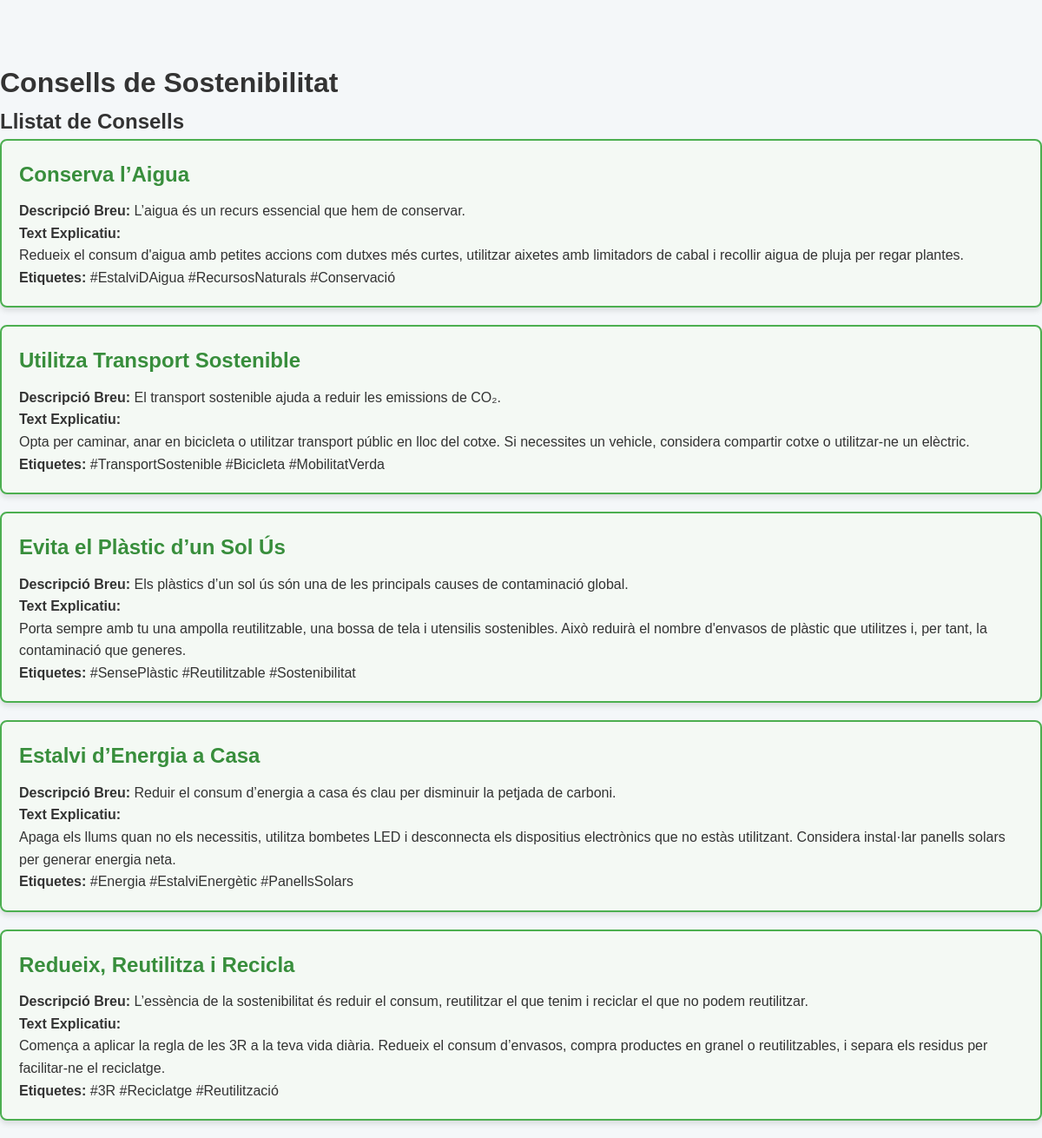
The app's page /consells.php with its own data.
### tables this page shows
CREATE TABLE `consells_sostenibilitat` (
  `id` int(11) NOT NULL,
  `titol` varchar(255) DEFAULT NULL,
  `descripcio_breu` varchar(255) DEFAULT NULL,
  `text_explicatiu` text DEFAULT NULL,
  `etiquetes` text DEFAULT NULL
);

### consells.php (the view, shortened to what this page needs)
<?php
require 'db_connection.php';
require_once 'Parsedown.php';
$parsedown = new Parsedown();
$sql = "SELECT * FROM Consells_Sostenibilitat ORDER BY id DESC";
$stmt = $pdo->prepare($sql);
$stmt->execute();
$consells = $stmt->fetchAll(PDO::FETCH_ASSOC);
?>
<!DOCTYPE html>
<html lang="ca">
<head>
    <link rel="stylesheet" href="estils.css">
</head>
<body class="consells">
    <header>
        <h1>Consells de Sostenibilitat</h1>
    </header>
        <section>
            <h2>Llistat de Consells</h2>
            <div id="consells-container">
                <?php foreach ($consells as $consell): ?>
                    <div class="card">
                        <h3><?php echo $consell['titol']; ?></h3>
                        <p><strong>Descripció Breu:</strong> <?php echo $consell['descripcio_breu']; ?></p>
                        <p><strong>Text Explicatiu:</strong> <?php echo $parsedown->text($consell['text_explicatiu']); ?></p>
                        <p><strong>Etiquetes:</strong> <?php echo $consell['etiquetes']; ?></p>
                    </div>
                <?php endforeach; ?>
            </div>
        </section>
</body>
</html>

### AgendaSostenible/Parsedown.php (shortened to what this page needs)
<?php
class Parsedown
{
    function text($text)
    {
        $text = str_replace(array("\r\n", "\r"), "\n", $text);
        $text = trim($text, "\n");
        $lines = explode("\n", $text);
        $markup = $this->lines($lines);
        $markup = trim($markup, "\n");
        return $markup;
    }
    protected $breaksEnabled;
    protected $safeMode;
    protected $unmarkedBlockTypes = array(
        'Code',
    );
    protected function lines(array $lines)
    {
        $CurrentBlock = null;
        foreach ($lines as $line)
        {
            $indent = 0;
            $text = $indent > 0 ? substr($line, $indent) : $line;
            $Line = array('body' => $line, 'indent' => $indent, 'text' => $text);
            $marker = $text[0];
            $blockTypes = $this->unmarkedBlockTypes;
            if (isset($CurrentBlock) and ! isset($CurrentBlock['type']) and ! isset($CurrentBlock['interrupted']))
            {
                $CurrentBlock['element']['text'] .= "\n".$text;
            }
            else
            {
                $Blocks []= $CurrentBlock;
                $CurrentBlock = $this->paragraph($Line);
                $CurrentBlock['identified'] = true;
            }
        }
        $Blocks []= $CurrentBlock;
        unset($Blocks[0]);
        $markup = '';
        foreach ($Blocks as $Block)
        {
            $markup .= "\n";
            $markup .= isset($Block['markup']) ? $Block['markup'] : $this->element($Block['element']);
        }
        $markup .= "\n";
        return $markup;
    }
    protected function paragraph($Line)
    {
        $Block = array(
            'element' => array(
                'name' => 'p',
                'text' => $Line['text'],
                'handler' => 'line',
            ),
        );
        return $Block;
    }
    public function line($text, $nonNestables=array())
    {
        $markup = '';
        $markup .= $this->unmarkedText($text);
        return $markup;
    }
    protected function unmarkedText($text)
    {
        if ($this->breaksEnabled)
        {
            $text = preg_replace('/[ ]*\n/', "<br />\n", $text);
        }
        else
        {
            $text = preg_replace('/(?:[ ][ ]+|[ ]*\\\\)\n/', "<br />\n", $text);
            $text = str_replace(" \n", "\n", $text);
        }
        return $text;
    }
    protected function element(array $Element)
    {
        $markup = '<'.$Element['name'];
        $permitRawHtml = false;
        if (isset($Element['text']))
        {
            $text = $Element['text'];
        }
        elseif (isset($Element['rawHtml']))
        {
            $text = $Element['rawHtml'];
            $allowRawHtmlInSafeMode = isset($Element['allowRawHtmlInSafeMode']) && $Element['allowRawHtmlInSafeMode'];
            $permitRawHtml = !$this->safeMode || $allowRawHtmlInSafeMode;
        }
        if (isset($text))
        {
            $markup .= '>';
            if (!isset($Element['nonNestables']))
            {
                $Element['nonNestables'] = array();
            }
            if (isset($Element['handler']))
            {
                $markup .= $this->{$Element['handler']}($text, $Element['nonNestables']);
            }
            elseif (!$permitRawHtml)
            {
                $markup .= self::escape($text, true);
            }
            else
            {
                $markup .= $text;
            }
            $markup .= '</'.$Element['name'].'>';
        }
        else
        {
            $markup .= ' />';
        }
        return $markup;
    }
}

### estils.css (style rules this page uses)
* { margin: 0; padding: 0; box-sizing: border-box; font-family: 'Arial', sans-serif; }
body { color: #333; background-color: #f4f7f9; line-height: 1.6; padding-top: 70px; }
.card { background: #fff; border-radius: 8px; box-shadow: 0 4px 6px rgba(0, 0, 0, 0.1); padding: 20px; margin-bottom: 20px; }
.card h3 { font-size: 1.5rem; color: #4caf50; margin-bottom: 10px; }
.consells .card, .anuncis .card { border: 2px solid #4caf50; background: #f4f9f4; }
.consells .card h3, .anuncis .card h3 { color: #388e3c; margin-bottom: 10px; }

### records on screen
consells_sostenibilitat: titol "Conserva l’Aigua", descripcio_breu "L’aigua és un recurs essencial que hem de conservar.", text "Redueix el consum d'aigua amb petites accions com dutxes més curtes, utilitzar aixetes amb limitadors de cabal i recollir aigua de pluja per regar plantes.", etiquetes "#EstalviDAigua #RecursosNaturals #Conservació"
consells_sostenibilitat: titol "Utilitza Transport Sostenible", descripcio_breu "El transport sostenible ajuda a reduir les emissions de CO₂.", text "Opta per caminar, anar en bicicleta o utilitzar transport públic en lloc del cotxe. Si necessites un vehicle, considera compartir cotxe o utilitzar-ne un elèctric.", etiquetes "#TransportSostenible #Bicicleta #MobilitatVerda"
consells_sostenibilitat: titol "Evita el Plàstic d’un Sol Ús", descripcio_breu "Els plàstics d’un sol ús són una de les principals causes de contaminació global.", text "Porta sempre amb tu una ampolla reutilitzable, una bossa de tela i utensilis sostenibles. Això reduirà el nombre d'envasos de plàstic que utilitzes i, per tant, la contaminació que generes.", etiquetes "#SensePlàstic #Reutilitzable #Sostenibilitat"
consells_sostenibilitat: titol "Estalvi d’Energia a Casa", descripcio_breu "Reduir el consum d’energia a casa és clau per disminuir la petjada de carboni.", text "Apaga els llums quan no els necessitis, utilitza bombetes LED i desconnecta els dispositius electrònics que no estàs utilitzant. Considera instal·lar panells solars per generar energia neta.", etiquetes "#Energia #EstalviEnergètic #PanellsSolars"
consells_sostenibilitat: titol "Redueix, Reutilitza i Recicla", descripcio_breu "L’essència de la sostenibilitat és reduir el consum, reutilitzar el que tenim i reciclar el que no podem reutilitzar.", text "Comença a aplicar la regla de les 3R a la teva vida diària. Redueix el consum d’envasos, compra productes en granel o reutilitzables, i separa els residus per facilitar-ne el reciclatge.", etiquetes "#3R #Reciclatge #Reutilització"
